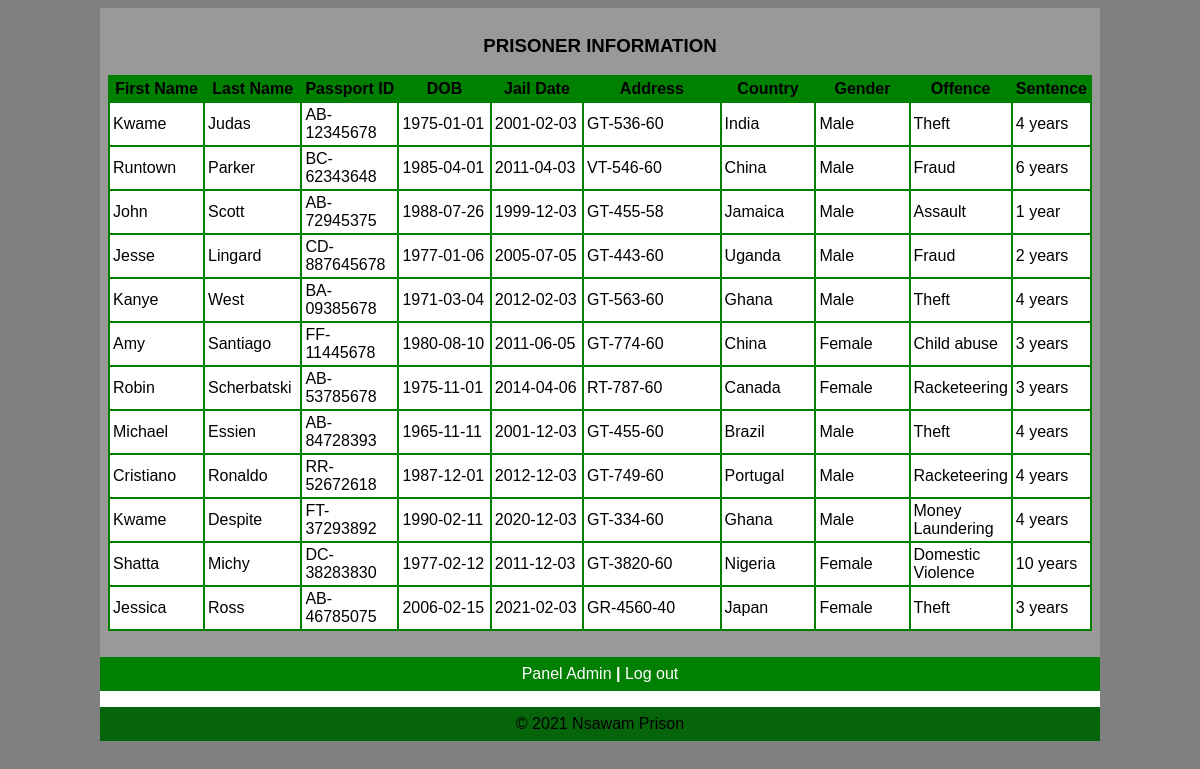
The page /admin/viewprisoners.php on the database its author committed.
### tables this page shows
CREATE TABLE `criminals` (
  `id` int(11) NOT NULL,
  `f_name` varchar(20) NOT NULL,
  `l_name` varchar(20) NOT NULL,
  `passport_id` varchar(20) NOT NULL,
  `dob` date NOT NULL,
  `jail_date` date NOT NULL,
  `address` varchar(20) NOT NULL,
  `country` varchar(20) NOT NULL,
  `gender` enum('Male','Female') NOT NULL,
  `offence` varchar(40) NOT NULL,
  `sentence` varchar(20) NOT NULL
);

### admin/viewprisoners.php (the view, shortened to what this page needs)
<html>
<head>
   <link rel="stylesheet" media="screen" href="login.css" >
</head>
<body>
	<table align='center' border='0' bgcolor='green' width='1000' cellpadding='8' cellspacing='0' height='200'>
          <tr>
            <td bgcolor='#999999' valign='center'>
<?php
$host="localhost";
$username="root";
$password="";
$db_name="prisonpro";
$tbl_name="criminals";
$con = mysqli_connect("$host","$username","$password") or die("cannot connect");
mysqli_select_db($con,"$db_name")or die("cannot connect");
$sel= mysqli_query($con, "select * from $tbl_name");
echo"<table align='center' width='100%' border='0' cellpadding='3' cellspacing='2' bgcolor='green'>
<caption><h3>PRISONER INFORMATION</h3></caption>
<tr bgcolor='green'>
<th width='10%'>First Name</th>
<th width='10%'>Last Name</th>
<th width='10%'>Passport ID</th>
<th width='10%'>DOB</th>
<th width='10%'>Jail Date</th>
<th width='15%'>Address</th>
<th width='10%'>Country</th>
<th width='10%'>Gender</th>
<th width='3%'>Offence</th>
<th width='10%'>Sentence</th>
</tr>";
   while($row=mysqli_fetch_array ($sel))
{
echo "<tr bgcolor='white'>";
echo  "<td width='3%'>".$row ['f_name']."</td>";
echo  "<td width='7%'>".$row ['l_name']."</td>";
echo  "<td width='5%'>".$row ['passport_id']."</td>";
echo  "<td width='5%'>".$row ['dob']."</td>";
echo  "<td width='5%'>".$row ['jail_date']."</td>";
echo  "<td width='7%'>".$row ['address']. "</td>";
echo  "<td width='5%'>".$row ['country']."</td>";
echo  "<td width='3%'>" .$row ['gender']."</td>";
echo  "<td width='7%'>".$row ['offence']."</td>";
echo  "<td width='10%'>".$row ['sentence']."</td>";
echo "</tr>";
}
echo"</table>";
?>
<br/>
			</td>
          </tr>
          <tr>
			<td align="center"><a href="adminpanel.php" target="_parent">Panel Admin <b>|</b></a>
			<a href='../index.php''>Log out</a></td>
          </tr>
          <tr>
            <td align='center' bgcolor='white' height='1'>
              <?php
           include("footer.php");
                ?>
            </td>
          </tr>
	</table>
</body>
</head>
</html>

### admin/login.css (style rules this page uses)
body { font: 14px/21px "Lucida Sans", "Lucida Grande", "Lucida Sans Unicode", sans-serif;background:gray; }
a { color:#fff; text-decoration:none; }

### rows shown on the page
criminals: f_name "Kwame", l_name "Judas", passport "AB-12345678", dob "1975-01-01", jail_date "2001-02-03", address "GT-536-60", country "India", gender "Male", offence "Theft", sentence "4 years"
criminals: f_name "Runtown", l_name "Parker", passport "BC-62343648", dob "1985-04-01", jail_date "2011-04-03", address "VT-546-60", country "China", gender "Male", offence "Fraud", sentence "6 years"
criminals: f_name "John", l_name "Scott", passport "AB-72945375", dob "1988-07-26", jail_date "1999-12-03", address "GT-455-58", country "Jamaica", gender "Male", offence "Assault", sentence "1 year"
criminals: f_name "Jesse", l_name "Lingard", passport "CD-887645678", dob "1977-01-06", jail_date "2005-07-05", address "GT-443-60", country "Uganda", gender "Male", offence "Fraud", sentence "2 years"
criminals: f_name "Kanye", l_name "West", passport "BA-09385678", dob "1971-03-04", jail_date "2012-02-03", address "GT-563-60", country "Ghana", gender "Male", offence "Theft", sentence "4 years"
criminals: f_name "Amy", l_name "Santiago", passport "FF-11445678", dob "1980-08-10", jail_date "2011-06-05", address "GT-774-60", country "China", gender "Female", offence "Child abuse", sentence "3 years"
criminals: f_name "Robin", l_name "Scherbatski", passport "AB-53785678", dob "1975-11-01", jail_date "2014-04-06", address "RT-787-60", country "Canada", gender "Female", offence "Racketeering", sentence "3 years"
criminals: f_name "Michael", l_name "Essien", passport "AB-84728393", dob "1965-11-11", jail_date "2001-12-03", address "GT-455-60", country "Brazil", gender "Male", offence "Theft", sentence "4 years"
criminals: f_name "Cristiano", l_name "Ronaldo", passport "RR-52672618", dob "1987-12-01", jail_date "2012-12-03", address "GT-749-60", country "Portugal", gender "Male", offence "Racketeering", sentence "4 years"
criminals: f_name "Kwame", l_name "Despite", passport "FT-37293892", dob "1990-02-11", jail_date "2020-12-03", address "GT-334-60", country "Ghana", gender "Male", offence "Money Laundering", sentence "4 years"
criminals: f_name "Shatta", l_name "Michy", passport "DC-38283830", dob "1977-02-12", jail_date "2011-12-03", address "GT-3820-60", country "Nigeria", gender "Female", offence "Domestic Violence", sentence "10 years"
criminals: f_name "Jessica", l_name "Ross", passport "AB-46785075", dob "2006-02-15", jail_date "2021-02-03", address "GR-4560-40", country "Japan", gender "Female", offence "Theft", sentence "3 years"
